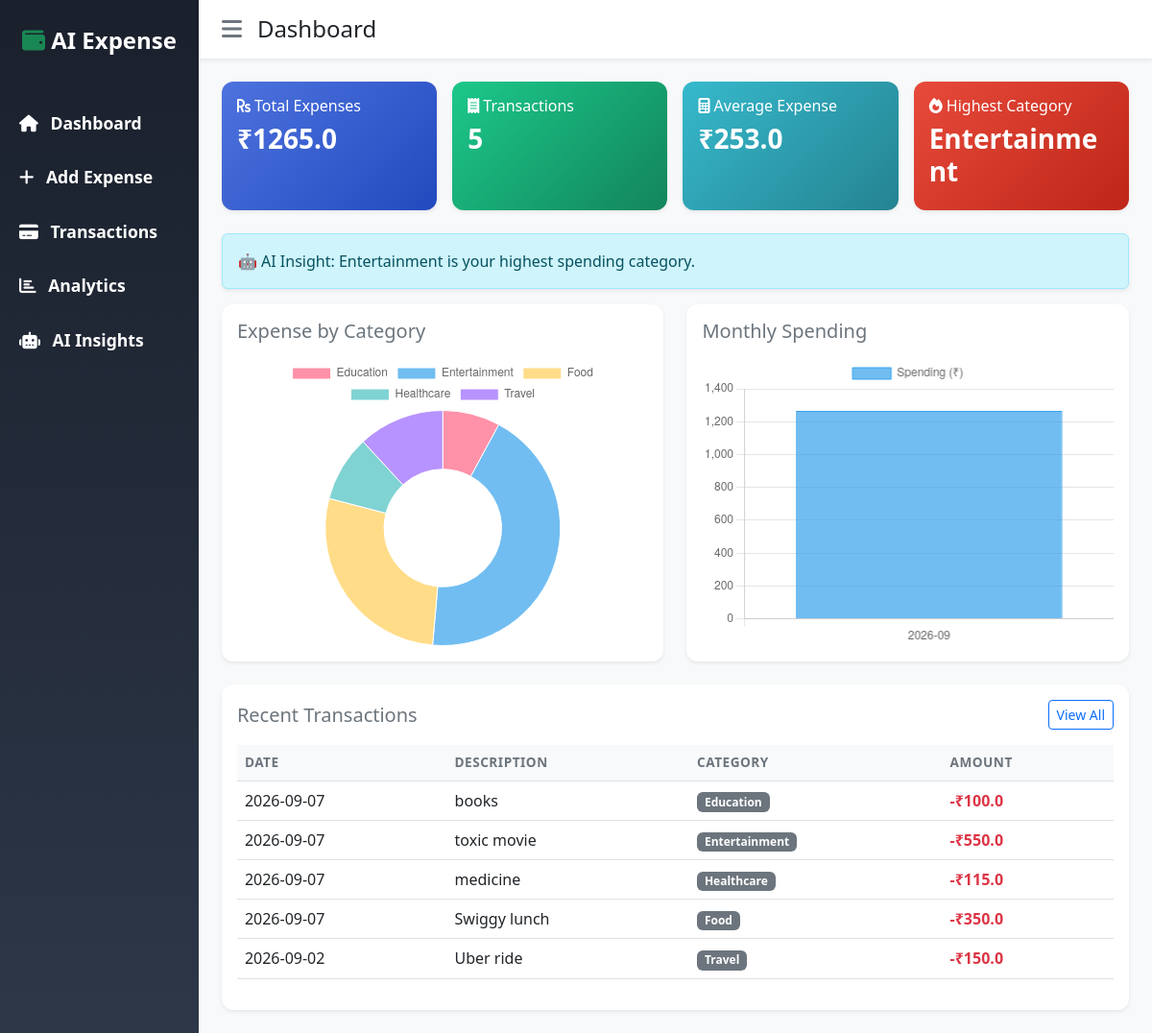
The page / on the database its author committed.
### tables this page shows
CREATE TABLE expenses (
            id INTEGER PRIMARY KEY AUTOINCREMENT,
            description TEXT NOT NULL,
            amount REAL NOT NULL,
            category TEXT NOT NULL,
            date TEXT NOT NULL,
            created_at TIMESTAMP DEFAULT CURRENT_TIMESTAMP
        );

### app.py (the view)
@app.route('/')
def dashboard():
    conn = get_db_connection()
    total_expenses = conn.execute('SELECT SUM(amount) FROM expenses').fetchone()[0] or 0
    tx_count = conn.execute('SELECT COUNT(*) FROM expenses').fetchone()[0]
    avg_expense = conn.execute('SELECT AVG(amount) FROM expenses').fetchone()[0] or 0
    highest_cat_row = conn.execute('SELECT category FROM expenses GROUP BY category ORDER BY SUM(amount) DESC LIMIT 1').fetchone()
    highest_category = highest_cat_row[0] if highest_cat_row else "None"
    category_data = conn.execute('SELECT category, SUM(amount) as total FROM expenses GROUP BY category').fetchall()
    cat_labels = [row['category'] for row in category_data]
    cat_amounts = [row['total'] for row in category_data]
    monthly_data = conn.execute("SELECT strftime('%Y-%m', date) as month, SUM(amount) as total FROM expenses GROUP BY month ORDER BY month").fetchall()
    month_labels = [row['month'] for row in monthly_data]
    month_amounts = [row['total'] for row in monthly_data]
    recent_tx = conn.execute('SELECT * FROM expenses ORDER BY date DESC, id DESC LIMIT 5').fetchall()
    conn.close()
    insight = "Add some expenses to see insights!"
    if highest_category != "None":
        insight = f"🤖 AI Insight: {highest_category} is your highest spending category."
    return render_template('dashboard.html',
        total=round(total_expenses, 2),
        count=tx_count,
        avg=round(avg_expense, 2),
        highest_cat=highest_category,
        cat_labels=cat_labels,
        cat_amounts=cat_amounts,
        month_labels=month_labels,
        month_amounts=month_amounts,
        recent_tx=recent_tx,
        insight=insight
    )

### app.py (called while the page is built)
def get_db_connection():
    conn = sqlite3.connect(DB_NAME)
    conn.row_factory = sqlite3.Row
    return conn

### templates/dashboard.html
{% extends 'base.html' %}
{% block header %}Dashboard{% endblock %}
{% block content %}
<div class="row g-3 mb-4">
    <div class="col-md-3">
        <div class="card shadow-sm border-0 bg-primary text-white h-100">
            <div class="card-body">
                <h6 class="card-title"><i class="fas fa-rupee-sign"></i> Total Expenses</h6>
                <h3 class="fw-bold">₹{{ total }}</h3>
            </div>
        </div>
    </div>
    <div class="col-md-3">
        <div class="card shadow-sm border-0 bg-success text-white h-100">
            <div class="card-body">
                <h6 class="card-title"><i class="fas fa-receipt"></i> Transactions</h6>
                <h3 class="fw-bold">{{ count }}</h3>
            </div>
        </div>
    </div>
    <div class="col-md-3">
        <div class="card shadow-sm border-0 bg-info text-white h-100">
            <div class="card-body">
                <h6 class="card-title"><i class="fas fa-calculator"></i> Average Expense</h6>
                <h3 class="fw-bold">₹{{ avg }}</h3>
            </div>
        </div>
    </div>
    <div class="col-md-3">
        <div class="card shadow-sm border-0 bg-danger text-white h-100">
            <div class="card-body">
                <h6 class="card-title"><i class="fas fa-fire"></i> Highest Category</h6>
                <h3 class="fw-bold">{{ highest_cat }}</h3>
            </div>
        </div>
    </div>
</div>
<div class="alert alert-info shadow-sm" role="alert">
    {{ insight }}
</div>
<div class="row g-4">
    <div class="col-md-6">
        <div class="card shadow-sm border-0 h-100">
            <div class="card-body">
                <h5 class="card-title text-secondary mb-3">Expense by Category</h5>
                <div style="position: relative; height: 300px;">
                    <canvas id="categoryChart"></canvas>
                </div>
            </div>
        </div>
    </div>
    <div class="col-md-6">
        <div class="card shadow-sm border-0 h-100">
            <div class="card-body">
                <h5 class="card-title text-secondary mb-3">Monthly Spending</h5>
                <div style="position: relative; height: 300px;">
                    <canvas id="monthlyChart"></canvas>
                </div>
            </div>
        </div>
    </div>
</div>
<div class="row mt-4">
    <div class="col-12">
        <div class="card shadow-sm border-0">
            <div class="card-body">
                <div class="d-flex justify-content-between align-items-center mb-3">
                    <h5 class="card-title text-secondary m-0">Recent Transactions</h5>
                    <a href="{{ url_for('transactions') }}" class="btn btn-sm btn-outline-primary">View All</a>
                </div>
                <div class="table-responsive">
                    <table class="table table-hover align-middle">
                        <thead class="table-light">
                            <tr>
                                <th>Date</th>
                                <th>Description</th>
                                <th>Category</th>
                                <th>Amount</th>
                            </tr>
                        </thead>
                        <tbody>
                            {% for tx in recent_tx %}
                            <tr>
                                <td>{{ tx.date }}</td>
                                <td>{{ tx.description }}</td>
                                <td><span class="badge bg-secondary">{{ tx.category }}</span></td>
                                <td class="fw-bold text-danger">-₹{{ tx.amount }}</td>
                            </tr>
                            {% else %}
                            <tr>
                                <td colspan="4" class="text-center text-muted">No transactions found.</td>
                            </tr>
                            {% endfor %}
                        </tbody>
                    </table>
                </div>
            </div>
        </div>
    </div>
</div>
{% endblock %}
{% block scripts %}
<script>
    // Data passed from Flask backend
    const catLabels = {{ cat_labels | tojson }};
    const catAmounts = {{ cat_amounts | tojson }};
    const monthLabels = {{ month_labels | tojson }};
    const monthAmounts = {{ month_amounts | tojson }};
    // Colors for the charts
    const bgColors = [
        'rgba(255, 99, 132, 0.7)',
        'rgba(54, 162, 235, 0.7)',
        'rgba(255, 206, 86, 0.7)',
        'rgba(75, 192, 192, 0.7)',
        'rgba(153, 102, 255, 0.7)',
        'rgba(255, 159, 64, 0.7)',
        'rgba(199, 199, 199, 0.7)',
        'rgba(83, 102, 255, 0.7)'
    ];
    // Category Doughnut Chart
    if (catLabels.length > 0) {
        new Chart(document.getElementById('categoryChart'), {
            type: 'doughnut',
            data: {
                labels: catLabels,
                datasets: [{
                    data: catAmounts,
                    backgroundColor: bgColors,
                    borderWidth: 1
                }]
            },
            options: { responsive: true, maintainAspectRatio: false }
        });
    }
    // Monthly Bar Chart
    if (monthLabels.length > 0) {
        new Chart(document.getElementById('monthlyChart'), {
            type: 'bar',
            data: {
                labels: monthLabels,
                datasets: [{
                    label: 'Spending (₹)',
                    data: monthAmounts,
                    backgroundColor: 'rgba(54, 162, 235, 0.7)',
                    borderColor: 'rgba(54, 162, 235, 1)',
                    borderWidth: 1
                }]
            },
            options: {
                responsive: true,
                maintainAspectRatio: false,
                scales: {
                    y: { beginAtZero: true }
                }
            }
        });
    }
</script>
{% endblock %}

### templates/base.html (shortened to what this page needs)
<!DOCTYPE html>
<html lang="en">
<head>
    <link href="https://cdn.jsdelivr.net/npm/bootstrap@5.3.0/dist/css/bootstrap.min.css" rel="stylesheet">
    <link rel="stylesheet" href="https://cdnjs.cloudflare.com/ajax/libs/font-awesome/6.4.0/css/all.min.css">
    <link rel="stylesheet" href="{{ url_for('static', filename='css/style.css') }}">
</head>
<body>
    <div class="d-flex" id="wrapper">
        <div class="bg-dark text-white" id="sidebar-wrapper">
            <div class="sidebar-heading text-center py-4 fs-4 fw-bold">
                <i class="fa-solid fa-wallet text-success"></i> AI Expense
            </div>
            <div class="list-group list-group-flush my-3">
                <a href="{{ url_for('dashboard') }}" class="list-group-item list-group-item-action bg-transparent text-white fw-bold">
                    <i class="fas fa-home me-2"></i> Dashboard
                </a>
                <a href="{{ url_for('add_expense') }}" class="list-group-item list-group-item-action bg-transparent text-white fw-bold">
                    <i class="fas fa-plus me-2"></i> Add Expense
                </a>
                <a href="{{ url_for('transactions') }}" class="list-group-item list-group-item-action bg-transparent text-white fw-bold">
                    <i class="fas fa-credit-card me-2"></i> Transactions
                </a>
                <a href="{{ url_for('analytics') }}" class="list-group-item list-group-item-action bg-transparent text-white fw-bold">
                    <i class="fas fa-chart-bar me-2"></i> Analytics
                </a>
                <a href="{{ url_for('insights') }}" class="list-group-item list-group-item-action bg-transparent text-white fw-bold">
                    <i class="fas fa-robot me-2"></i> AI Insights
                </a>
            </div>
        </div>
        <div id="page-content-wrapper" class="w-100 bg-light">
            <nav class="navbar navbar-expand-lg navbar-light bg-white py-3 px-4 shadow-sm">
                <div class="d-flex align-items-center">
                    <i class="fas fa-bars fs-4 me-3 text-secondary" id="menu-toggle" style="cursor: pointer;"></i>
                    <h2 class="fs-4 m-0">{% block header %}Dashboard{% endblock %}</h2>
                </div>
            </nav>
            <div class="container-fluid px-4 py-4">
                {% block content %}
                {% endblock %}
            </div>
        </div>
    </div>
    {% block scripts %}{% endblock %}
</body>
</html>

### static/css/style.css (style rules this page uses)
body { overflow-x: hidden; font-family: 'Segoe UI', Tahoma, Geneva, Verdana, sans-serif; background-color: #f8f9fc !important; }
#sidebar-wrapper { min-height: 100vh; width: 250px; transition: margin 0.25s ease-out; background: linear-gradient(180deg, #1a202c 0%, #2d3748 100%) !important; }
#page-content-wrapper { min-width: 100vw; }
.list-group-item { border: none; padding: 15px 20px; font-size: 1.1rem; transition: all 0.2s ease; }
.card { border-radius: 12px !important; transition: transform 0.2s ease, box-shadow 0.2s ease; }
.bg-primary { background: linear-gradient(135deg, #4e73df 0%, #224abe 100%) !important; }
.bg-success { background: linear-gradient(135deg, #1cc88a 0%, #13855c 100%) !important; }
.bg-info { background: linear-gradient(135deg, #36b9cc 0%, #258391 100%) !important; }
.bg-danger { background: linear-gradient(135deg, #e74a3b 0%, #be2617 100%) !important; }
.table th { border-top: none; text-transform: uppercase; font-size: 0.85rem; color: #6c757d; letter-spacing: 0.5px; }
@media (min-width: 768px) { #sidebar-wrapper { margin-left: 0; } }
@media (min-width: 768px) { #page-content-wrapper { min-width: 0; width: 100%; } }

### rows shown on the page
expenses: category "Entertainment", date "2026-09-07", description "toxic movie", amount "550.0"
expenses: date "2026-09-07", description "books", category "Education", amount "100.0"
expenses: date "2026-09-07", description "medicine", category "Healthcare", amount "115.0"
expenses: date "2026-09-07", description "Swiggy lunch", category "Food", amount "350.0"
expenses: date "2026-09-02", description "Uber ride", category "Travel", amount "150.0"

### other values the page prints
{{ total }} "1265.0"
{{ count }} "5"
{{ avg }} "253.0"
{{ insight }} "🤖 AI Insight: Entertainment is your highest spending category."
chart data {{ cat_labels | tojson }} ["Education", "Entertainment", "Food", "Healthcare", "Travel"]
chart data {{ cat_amounts | tojson }} [100.0, 550.0, 350.0, 115.0, 150.0]
chart data {{ month_labels | tojson }} ["2026-09"]
chart data {{ month_amounts | tojson }} [1265.0]
